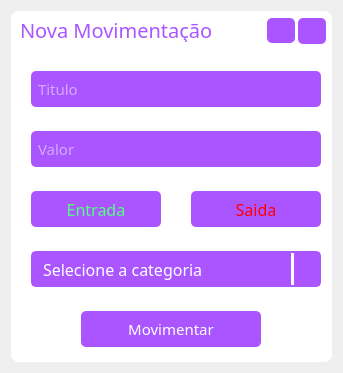
<?xml version="1.0" encoding="UTF-8"?>
<ui version="4.0">
 <class>Form</class>
 <widget class="QWidget" name="Form">
  <property name="geometry">
   <rect>
    <x>0</x>
    <y>0</y>
    <width>343</width>
    <height>373</height>
   </rect>
  </property>
  <property name="windowTitle">
   <string>Form</string>
  </property>
  <layout class="QVBoxLayout" name="verticalLayout">
   <item>
    <widget class="QFrame" name="CentraFrame">
     <property name="styleSheet">
      <string notr="true">background-color: rgb(255, 255, 255);
border-radius: 8px;</string>
     </property>
     <property name="frameShape">
      <enum>QFrame::StyledPanel</enum>
     </property>
     <property name="frameShadow">
      <enum>QFrame::Raised</enum>
     </property>
     <layout class="QVBoxLayout" name="verticalLayout_2">
      <property name="spacing">
       <number>0</number>
      </property>
      <property name="leftMargin">
       <number>0</number>
      </property>
      <property name="topMargin">
       <number>0</number>
      </property>
      <property name="rightMargin">
       <number>0</number>
      </property>
      <property name="bottomMargin">
       <number>0</number>
      </property>
      <item>
       <widget class="QFrame" name="barraTitulo">
        <property name="maximumSize">
         <size>
          <width>16777215</width>
          <height>40</height>
         </size>
        </property>
        <property name="frameShape">
         <enum>QFrame::StyledPanel</enum>
        </property>
        <property name="frameShadow">
         <enum>QFrame::Raised</enum>
        </property>
        <layout class="QHBoxLayout" name="horizontalLayout">
         <property name="spacing">
          <number>3</number>
         </property>
         <property name="topMargin">
          <number>7</number>
         </property>
         <property name="rightMargin">
          <number>6</number>
         </property>
         <item>
          <widget class="QLabel" name="label">
           <property name="font">
            <font>
             <family>Segoe UI Semibold</family>
             <pointsize>15</pointsize>
            </font>
           </property>
           <property name="styleSheet">
            <string notr="true">color: rgb(170, 85, 255);</string>
           </property>
           <property name="text">
            <string>Nova Movimentação</string>
           </property>
          </widget>
         </item>
         <item>
          <spacer name="horizontalSpacer">
           <property name="orientation">
            <enum>Qt::Horizontal</enum>
           </property>
           <property name="sizeHint" stdset="0">
            <size>
             <width>55</width>
             <height>20</height>
            </size>
           </property>
          </spacer>
         </item>
         <item>
          <widget class="QPushButton" name="minimizar">
           <property name="minimumSize">
            <size>
             <width>28</width>
             <height>25</height>
            </size>
           </property>
           <property name="maximumSize">
            <size>
             <width>28</width>
             <height>26</height>
            </size>
           </property>
           <property name="styleSheet">
            <string notr="true">QPushButton{
background-color: rgb(170, 85, 255);
border-radius: 5px;
color: rgb(255, 255, 255);
}

QPushButton:hover{
background-color: rgb(165, 82, 247);
border-radius: 5px;
color: rgb(255, 255, 255);
}

QPushButton:pressed{
background-color: rgb(170, 85, 255);
border-radius: 5px;
color: rgb(255, 255, 255);
}</string>
           </property>
           <property name="text">
            <string/>
           </property>
           <property name="icon">
            <iconset>
             <normaloff>../img/24x24/cil-minus.png</normaloff>../img/24x24/cil-minus.png</iconset>
           </property>
           <property name="iconSize">
            <size>
             <width>20</width>
             <height>20</height>
            </size>
           </property>
          </widget>
         </item>
         <item>
          <widget class="QPushButton" name="fechar">
           <property name="minimumSize">
            <size>
             <width>28</width>
             <height>26</height>
            </size>
           </property>
           <property name="maximumSize">
            <size>
             <width>28</width>
             <height>26</height>
            </size>
           </property>
           <property name="styleSheet">
            <string notr="true">QPushButton{
background-color: rgb(170, 85, 255);
border-radius: 5px;
color: rgb(255, 255, 255);
}

QPushButton:hover{
background-color: rgb(165, 82, 247);
border-radius: 5px;
color: rgb(255, 255, 255);
}

QPushButton:pressed{
background-color: rgb(170, 85, 255);
border-radius: 5px;
color: rgb(255, 255, 255);
}</string>
           </property>
           <property name="text">
            <string/>
           </property>
           <property name="icon">
            <iconset>
             <normaloff>../img/24x24/cil-x-f.png</normaloff>../img/24x24/cil-x-f.png</iconset>
           </property>
           <property name="iconSize">
            <size>
             <width>20</width>
             <height>20</height>
            </size>
           </property>
          </widget>
         </item>
        </layout>
       </widget>
      </item>
      <item>
       <widget class="QFrame" name="frame">
        <property name="frameShape">
         <enum>QFrame::StyledPanel</enum>
        </property>
        <property name="frameShadow">
         <enum>QFrame::Raised</enum>
        </property>
        <widget class="QLineEdit" name="Titulo">
         <property name="geometry">
          <rect>
           <x>20</x>
           <y>20</y>
           <width>290</width>
           <height>36</height>
          </rect>
         </property>
         <property name="minimumSize">
          <size>
           <width>290</width>
           <height>36</height>
          </size>
         </property>
         <property name="maximumSize">
          <size>
           <width>290</width>
           <height>36</height>
          </size>
         </property>
         <property name="font">
          <font>
           <family>Segoe UI Semibold</family>
           <pointsize>11</pointsize>
          </font>
         </property>
         <property name="styleSheet">
          <string notr="true">background-color: rgb(170, 85, 255);
border-radius:5px;
color: rgb(255, 255, 255);
padding-left:5px;</string>
         </property>
         <property name="placeholderText">
          <string>Titulo</string>
         </property>
        </widget>
        <widget class="QLineEdit" name="valor">
         <property name="geometry">
          <rect>
           <x>20</x>
           <y>80</y>
           <width>290</width>
           <height>36</height>
          </rect>
         </property>
         <property name="minimumSize">
          <size>
           <width>290</width>
           <height>36</height>
          </size>
         </property>
         <property name="maximumSize">
          <size>
           <width>290</width>
           <height>36</height>
          </size>
         </property>
         <property name="font">
          <font>
           <family>Segoe UI Semibold</family>
           <pointsize>11</pointsize>
          </font>
         </property>
         <property name="styleSheet">
          <string notr="true">background-color: rgb(170, 85, 255);
border-radius:5px;
color: rgb(255, 255, 255);
padding-left:5px;</string>
         </property>
         <property name="placeholderText">
          <string>Valor</string>
         </property>
        </widget>
        <widget class="QPushButton" name="entrada">
         <property name="geometry">
          <rect>
           <x>20</x>
           <y>140</y>
           <width>130</width>
           <height>36</height>
          </rect>
         </property>
         <property name="minimumSize">
          <size>
           <width>130</width>
           <height>36</height>
          </size>
         </property>
         <property name="maximumSize">
          <size>
           <width>130</width>
           <height>36</height>
          </size>
         </property>
         <property name="font">
          <font>
           <family>Segoe UI Semibold</family>
           <pointsize>12</pointsize>
          </font>
         </property>
         <property name="styleSheet">
          <string notr="true">QPushButton{
background-color: rgb(170, 85, 255);
border-radius: 5px;
color: rgb(85, 255, 127);
}

QPushButton:hover{
background-color: rgb(165, 82, 247);
border-radius: 5px;
}

QPushButton:pressed{
background-color: rgb(170, 85, 255);
border-radius: 5px;
}</string>
         </property>
         <property name="text">
          <string>Entrada</string>
         </property>
         <property name="icon">
          <iconset>
           <normaloff>../img/cil-vertical-align-top.png</normaloff>../img/cil-vertical-align-top.png</iconset>
         </property>
         <property name="iconSize">
          <size>
           <width>20</width>
           <height>20</height>
          </size>
         </property>
        </widget>
        <widget class="QPushButton" name="saida">
         <property name="geometry">
          <rect>
           <x>180</x>
           <y>140</y>
           <width>130</width>
           <height>36</height>
          </rect>
         </property>
         <property name="minimumSize">
          <size>
           <width>130</width>
           <height>36</height>
          </size>
         </property>
         <property name="maximumSize">
          <size>
           <width>130</width>
           <height>36</height>
          </size>
         </property>
         <property name="font">
          <font>
           <family>Segoe UI Semibold</family>
           <pointsize>12</pointsize>
          </font>
         </property>
         <property name="styleSheet">
          <string notr="true">QPushButton{
background-color: rgb(170, 85, 255);
border-radius: 5px;
	color: rgb(255, 0, 0);
}

QPushButton:hover{
background-color: rgb(165, 82, 247);
border-radius: 5px;
}

QPushButton:pressed{
background-color: rgb(170, 85, 255);
border-radius: 5px;
}</string>
         </property>
         <property name="text">
          <string>Saida</string>
         </property>
         <property name="icon">
          <iconset>
           <normaloff>../img/cil-vertical-align-bottom.png</normaloff>../img/cil-vertical-align-bottom.png</iconset>
         </property>
         <property name="iconSize">
          <size>
           <width>20</width>
           <height>20</height>
          </size>
         </property>
        </widget>
        <widget class="QComboBox" name="categoria">
         <property name="geometry">
          <rect>
           <x>20</x>
           <y>200</y>
           <width>290</width>
           <height>36</height>
          </rect>
         </property>
         <property name="minimumSize">
          <size>
           <width>290</width>
           <height>36</height>
          </size>
         </property>
         <property name="maximumSize">
          <size>
           <width>290</width>
           <height>36</height>
          </size>
         </property>
         <property name="font">
          <font>
           <family>Segoe UI Semibold</family>
           <pointsize>12</pointsize>
          </font>
         </property>
         <property name="styleSheet">
          <string notr="true">


QComboBox{
background-color:rgb(170, 85, 255);
border-radius:5px;
border: 2px solid rgb(170, 85, 255);
padding: 5px;
padding-left: 10px;
color: rgb(255, 255, 255);
}

QComboBox:hover{
 border: 2px solid rgb(170, 85, 255);
}
QComboBox::drop-down {
subcontrol-origin: padding;
subcontrol-position: top right;
width: 25px; 
border-left-width: 3px;
border-left-color: rgb(255, 255, 255);
border-left-style: solid;
border-top-right-radius: 3px;
border-bottom-right-radius: 3px;
}
QComboBox QAbstractItemView {
color: rgb(255, 255, 255);	
background-color:rgb(170, 85, 255);
padding: 10px;
selection-background-color: rgb(195, 155, 255);
border:2px solid  rgb(255, 255, 255);
border-radius:5px;
}</string>
         </property>
         <property name="currentText">
          <string/>
         </property>
         <property name="placeholderText">
          <string>Selecione a categoria</string>
         </property>
        </widget>
        <widget class="QPushButton" name="movimentar">
         <property name="geometry">
          <rect>
           <x>70</x>
           <y>260</y>
           <width>180</width>
           <height>36</height>
          </rect>
         </property>
         <property name="minimumSize">
          <size>
           <width>180</width>
           <height>36</height>
          </size>
         </property>
         <property name="maximumSize">
          <size>
           <width>180</width>
           <height>1234567</height>
          </size>
         </property>
         <property name="font">
          <font>
           <family>Segoe UI Semibold</family>
           <pointsize>11</pointsize>
          </font>
         </property>
         <property name="styleSheet">
          <string notr="true">QPushButton{
background-color: rgb(170, 85, 255);
border-radius: 5px;
color: rgb(255, 255, 255);
}

QPushButton:hover{
background-color: rgb(165, 82, 247);
border-radius: 5px;
color: rgb(255, 255, 255);
}

QPushButton:pressed{
background-color: rgb(170, 85, 255);
border-radius: 5px;
color: rgb(255, 255, 255);
}</string>
         </property>
         <property name="text">
          <string>Movimentar</string>
         </property>
         <property name="iconSize">
          <size>
           <width>20</width>
           <height>20</height>
          </size>
         </property>
        </widget>
       </widget>
      </item>
     </layout>
    </widget>
   </item>
  </layout>
 </widget>
 <resources/>
 <connections/>
</ui>
